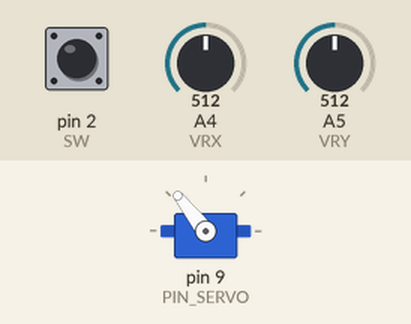
Bench run of a sketch on a simulated Arduino Uno, built with avr-gcc and run on an emulated ATmega328P. Parts: servo. Inputs (shaded band) come from the test bench; at power-on: A5 (VRY) = 512, pin 2 (SW) HIGH, A4 (VRX) = 512. What the sketch prints to the serial monitor is not drawn.

Above: at 1.2 s.
1.3 s: A5 (VRY) set to 716
At 2.4 s:
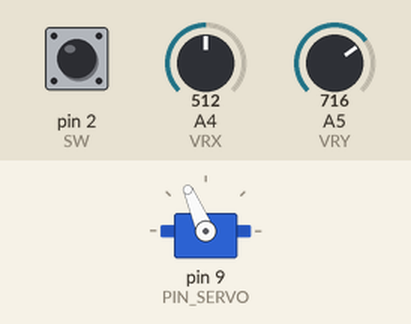
2.8 s: A5 (VRY) set to 1023
At 3.4 s:
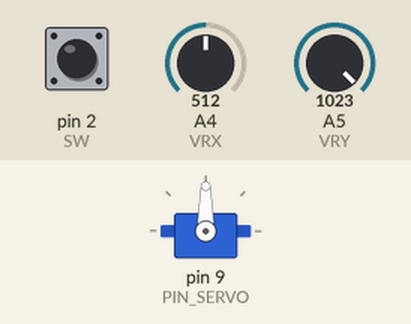
4.3 s: A5 (VRY) set to 306
At 4.7 s:
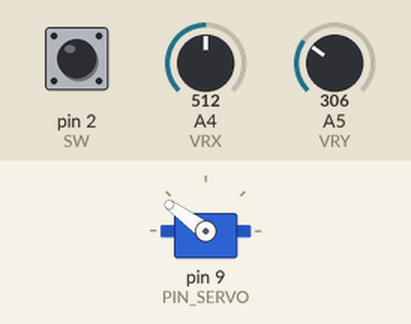
5.8 s: A5 (VRY) set to 0
At 6.9 s:
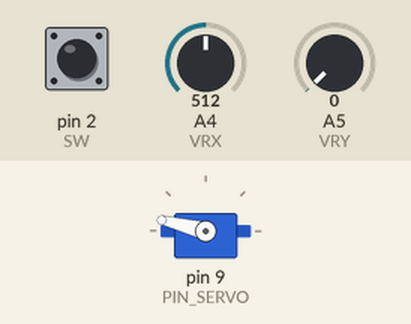
Timing chart, 0 to 8.8 s (numbered marks = the images above; inputs shaded):
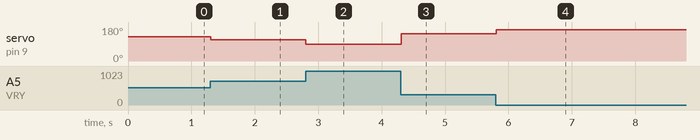

Measured:
- after the input at 1.3 s, servo on pin 9 (PIN_SERVO): 128° → 113° at once
- after the input at 2.8 s, servo on pin 9 (PIN_SERVO): 113° → 90° at once
- after the input at 4.3 s, servo on pin 9 (PIN_SERVO): 90° → 144° at once
- after the input at 5.8 s, servo on pin 9 (PIN_SERVO): 144° → 166° at once

The sketch:

Garra.ino
```cpp
/*******************************************************************************
* RoboCore Kit Iniciante V8 - 26. Projeto Garra Robótica
* Controla a garra robótica com o joystick
*******************************************************************************/

#include <Servo.h> //Inclui biblioteca para servo motor

const int SW = 2; // Pino para o botão do joystick
const int PIN_SERVO = 9; // Pino de comandos para o servo motor
const int VRX = A4; // Pino para leitura do eixo X
const int VRY = A5; // Pino para leitura do eixo Y

const int CLOSE = 166; // Limite de fechamento do servo
const int OPEN = 90; // Limite de abertura do servo


int leitura_vrx; // Variável de armazenamento do Eixo X
int leitura_vry; // Variável de armazenamento do Eixo Y
int leitura_sw; // Variável de armazenamento da leitura do botão

Servo servo_motor;

void setup() {
  Serial.begin(9600);
  pinMode(VRX, INPUT);
  pinMode(VRY, INPUT);
  pinMode(SW, INPUT_PULLUP);
  servo_motor.attach(PIN_SERVO);
}

void loop() {

  leitura_vry = analogRead(VRY);
  leitura_vrx = analogRead(VRX);
  leitura_vry = map(leitura_vry, 0, 1023, CLOSE, OPEN);  // Converte valor do potenciometro


  int leitura_sw = digitalRead(SW);
  servo_motor.write(leitura_vry);

  Serial.print("fora");

  Serial.println(leitura_sw);


  if(leitura_sw == LOW){
    leitura_sw = HIGH;
    while(leitura_sw == HIGH){
      delay(10);
      leitura_sw = digitalRead(SW);
      }
    }

    delay(10);
 }
```
